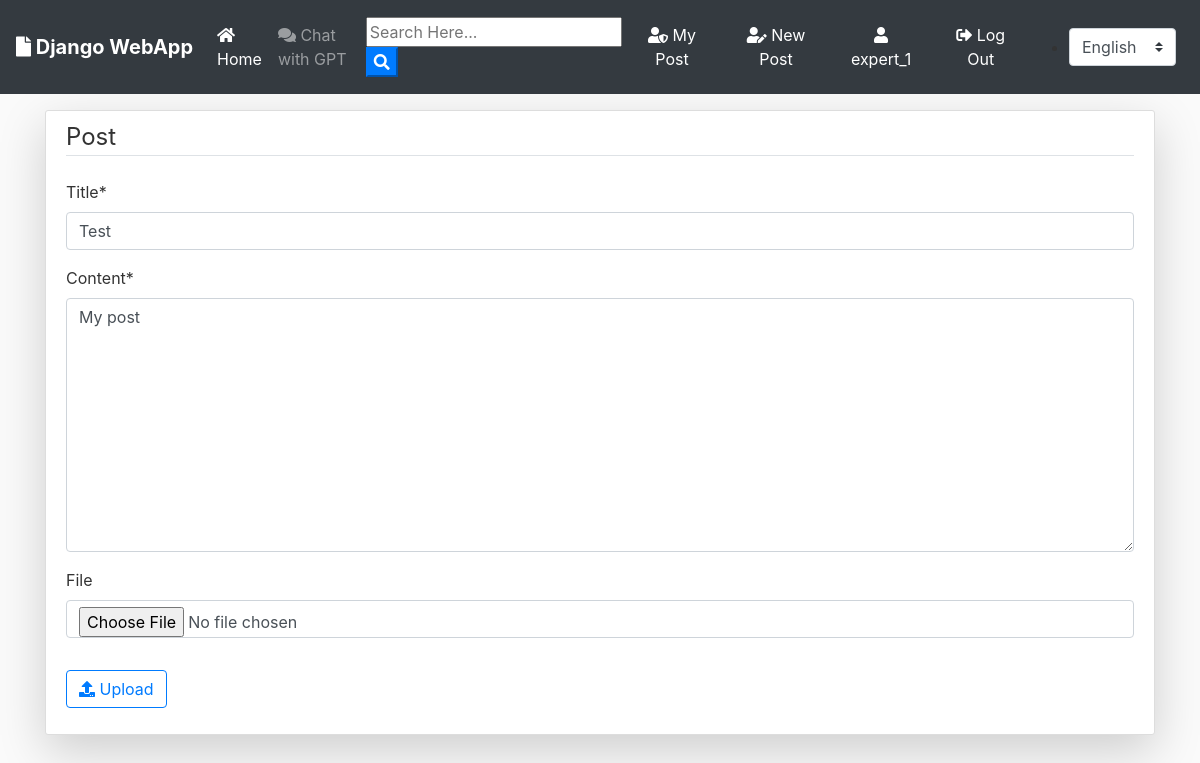
Page /post/6/update/ (signed in) on the committed database.
### users/models.py (models this page shows, shortened)
class User(AbstractUser):
    CUSTOMER = 1
    EXPERT = 2
    PSYCHOLOGIST = 3
    ROLE_CHOICES = (
        (CUSTOMER, 'Пользователь'),
        (EXPERT, 'Эксперт'),
        (PSYCHOLOGIST, 'Психолог'),
    )
    role = models.PositiveSmallIntegerField(
        choices=ROLE_CHOICES, default=CUSTOMER)
    USERNAME_FIELD = 'username'
    REQUIRED_FIELDS = []
    objects = UserManager()
    def __str__(self,):
        return self.username

### blog/models.py (models this page shows, shortened)
class Post(models.Model):
    title = models.CharField(max_length=100)
    file = models.FileField(null=True, blank=True, upload_to='Files')
    content = models.TextField()
    date_posted = models.DateTimeField(default=timezone.now)
    author = models.ForeignKey(
        User, on_delete=models.CASCADE, related_name='posts')

### blog/views.py (the view, shortened to what this page needs)
# urls.py: path('post/<int:pk>/update/', PostUpdateView.as_view(), name='post-update'),
class PostUpdateView(LoginRequiredMixin, UserPassesTestMixin, UpdateView):
    model = Post
    template_name = 'blog/post_form.html'
    fields = ['title', 'content', 'file']
    def test_func(self):
        post = self.get_object()
        if self.request.user == post.author:
            return True
        return False

### blog/templates/blog/post_form.html (shortened to what this page needs)
{% extends "blog/base.html" %}
{% load i18n %}
{% load crispy_forms_tags %}
{% block content %}
<div class="content-section pt-2 mt-3 shadow-lg">
    <form action="" method="POST" enctype="multipart/form-data">
        <fieldset class="form-group">
            <legend class="border-bottom mb-4">
                {% trans "Post" %}
            </legend>
            {{ form|crispy }}
        </fieldset>
        <div class="form-group">
            <button class="btn btn-outline-primary" type="submit"><i class="fas fa-upload"></i> {% trans "Upload" %}</button>
        </div>
    </form>
</div>
{% endblock content %}

### blog/templates/blog/base.html (shortened to what this page needs)
{% load static %}
{% load i18n %}
<!doctype html>
<html lang="en">
<head>
  <link rel="stylesheet" href="https://stackpath.bootstrapcdn.com/bootstrap/4.3.1/css/bootstrap.min.css"
>
  <link rel="stylesheet" href="https://use.fontawesome.com/releases/v5.8.1/css/all.css">
  <link rel="stylesheet" href="{% static 'blog/main.css' %}">
</head>
<body>
  {% get_current_language as CURRENT_LANGUAGE %}
  {% get_available_languages as AVAILABLE_LANGUAGES %}
  {% get_language_info_list for AVAILABLE_LANGUAGES as languages %}
  <nav class="navbar navbar-expand-lg navbar-dark bg-dark">
    <a class="navbar-brand font-weight-bold" href="{% url 'home' %}"><i class="fas fa-file"></i> {% trans "Django WebApp" %}</a>
    <div class="collapse navbar-collapse" id="navbarSupportedContent">
      <ul class="navbar-nav mr-auto">
        <li class="nav-item active">
          <a class="nav-link" href="{% url 'home' %}"><i class="fas fa-home"></i> {% trans "Home" %} </a>
        </li>
        {% if user.is_authenticated %}
        <li>
          <a class="nav-link" href="{% url 'chat' %}"><i class="fas fa-comments"></i> {% trans "Chat with GPT" %} </a>
        </li>
        {% endif %}
      </ul>
      <form id="searchform" action="{% url 'posts' %}" method="get">
        <input type="text" name="q" type="text" value="{{ request.GET.q }}" placeholder="{% trans 'Search Here...' %}" />
        <button type="button" onclick="searchform.submit()" class=" text-white my-color btn-primary"><i
            class="fa fa-search"></i></button>
      </form>
      {% if user.is_authenticated %}
      <a href="{% url 'user-posts' user %}" class="btn text-white m-2"><i class="fas fa-user-shield"></i> {% trans "My Post" %}</a>
      <a href="{% url 'post-create' %} " class="btn text-white m-2"><i class="fas fa-user-edit"></i> {% trans "New Post" %}</a>
      <a href="{% url 'profile' %} " class="btn text-white m-2"><i class="fas fa-user"></i> {{ user.username }}</a>
      <a href="{% url 'logout' %} " class="btn text-white m-2"><i class="fas fa-sign-out-alt"></i> {% trans "Log Out" %}</a>
      {% else %}
      <a href="{% url 'login' %} " class="btn text-white m-2"><i class="fas fa-user-tie"></i> {% trans "Log In" %}</a>
      <a href="{% url 'register' %} " class="btn text-white m-2"> <i class="fas fa-sign-in-alt"></i> {% trans "Sign Up" %}</a>
      {% endif %}
      <ul>
        <li class="nav-item dropdown">
          <form id="language-form" class="form-inline my-2 my-lg-0" action="{% url 'set_language' %}" method="post">
            <select id="language-select" class="custom-select mr-sm-2" name="language">
              {% for language in languages %}
              <option value="{{ language.code }}" {% if language.code == CURRENT_LANGUAGE %}selected{% endif %}>
                {{ language.name_local }}
              </option>
              {% endfor %}
            </select>
          </form>
        </li>
      </ul>
    </div>
  </nav>
  <div class="container my-bg mt-3">
    {% block content %}
    {% endblock %}
  </div>
</body>
</html>

### blog/static/blog/main.css (style rules this page uses)
body { background: #fafafa; color: #333333; margin-top: 0; }
ul { margin: 0; }
.content-section { background: #ffffff; padding: 10px 20px; border: 1px solid #dddddd; border-radius: 3px; margin-bottom: 20px; }

### rows in the picture
User: username "expert_1"
Post: title "Test", content "My post"

### other values in the picture
form field language "English"
